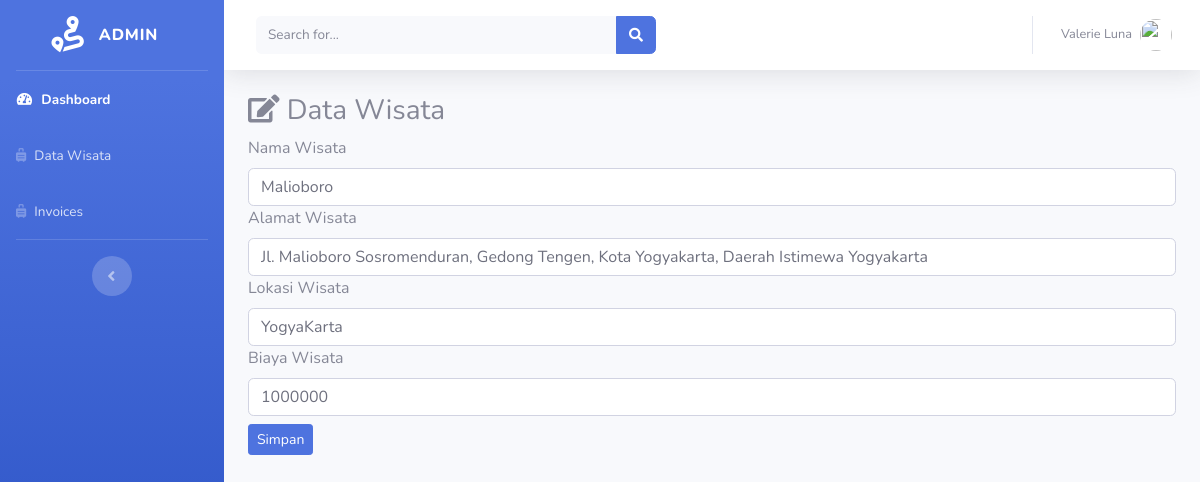
The app's page /admin/data_wisata/edit/1 with its own data.
### tables this page shows
CREATE TABLE `tb_wisata` (
  `id_wisata` int(11) NOT NULL,
  `nama_wisata` varchar(500) NOT NULL,
  `alamat_wisata` varchar(900) NOT NULL,
  `lokasi_wisata` varchar(900) NOT NULL,
  `biaya_wisata` int(255) NOT NULL,
  `gambar_wisata` text NOT NULL
);

### application/controllers/admin/data_wisata.php (called while the page is built, shortened)
<?php
class Data_wisata extends CI_Controller
{
    public function edit($id_wisata)
    {
        $where = array('id_wisata' => $id_wisata);
        $data['wisata'] = $this->model_wisata->edit_wisata($where, 'tb_wisata')->result();
        $this->load->view('templates_admin/header');
        $this->load->view('templates_admin/sidebar');
        $this->load->view('admin/edit_wisata', $data);
        $this->load->view('templates_admin/footer');
    }
}

### index.php (called while the page is built, shortened)
<?php
require_once BASEPATH.'core/CodeIgniter.php';

### application/models/model_wisata.php (called while the page is built, shortened)
<?php
class model_wisata extends CI_Model
{
    public function edit_wisata($where, $table)
    {
        return $this->db->get_where($table, $where);
    }
}

### application/views/admin/edit_wisata.php (the view, shortened to what this page needs)
<div class="container-fluid">
    <h3><i class="fas fa-edit"></i> Data Wisata</h3>
    <?php foreach ($wisata as $wst) : ?>
        <form method="post" action="<?php echo base_url() . 'admin/data_wisata/update' ?>">
            <div class="for-group">
                <label>Nama Wisata</label>
                <input type="text" name="nama_wisata" class="form-control" value="<?php echo $wst->nama_wisata ?>">
            </div>
            <div class="for-group">
                <label>Alamat Wisata</label>
                <input type="text" name="alamat_wisata" class="form-control" value="<?php echo $wst->alamat_wisata ?>">
            </div>
            <div class="for-group">
                <label>Lokasi Wisata</label>
                <input type="text" name="lokasi_wisata" class="form-control" value="<?php echo $wst->lokasi_wisata ?>">
            </div>
            <div class="for-group">
                <label>Biaya Wisata</label>
                <input type="text" name="biaya_wisata" class="form-control" value="<?php echo $wst->biaya_wisata ?>">
            </div>
            <button type="submit" class="btn btn-primary btn-sm mt-2">Simpan</button>
        </form>
    <?php endforeach; ?>
</div>

### records on screen
tb_wisata: nama_wisata "Malioboro", alamat_wisata "Jl. Malioboro Sosromenduran, Gedong Tengen, Kota Yogyakarta, Daerah Istimewa Yogyakarta", lokasi_wisata "YogyaKarta", biaya_wisata "1000000"
